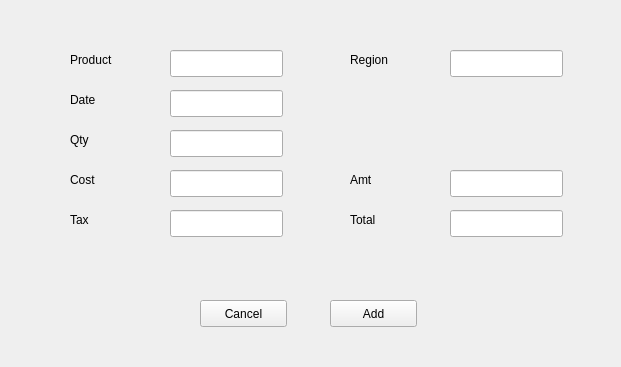
<?xml version="1.0" encoding="UTF-8"?>
<ui version="4.0">
 <class>Form</class>
 <widget class="QWidget" name="Form">
  <property name="geometry">
   <rect>
    <x>0</x>
    <y>0</y>
    <width>621</width>
    <height>367</height>
   </rect>
  </property>
  <property name="windowTitle">
   <string>Form</string>
  </property>
  <widget class="QPushButton" name="pushButton">
   <property name="geometry">
    <rect>
     <x>330</x>
     <y>300</y>
     <width>87</width>
     <height>27</height>
    </rect>
   </property>
   <property name="text">
    <string>Add</string>
   </property>
  </widget>
  <widget class="QPushButton" name="pushButton_2">
   <property name="geometry">
    <rect>
     <x>200</x>
     <y>300</y>
     <width>87</width>
     <height>27</height>
    </rect>
   </property>
   <property name="text">
    <string>Cancel</string>
   </property>
  </widget>
  <widget class="QLineEdit" name="lineEdit">
   <property name="geometry">
    <rect>
     <x>170</x>
     <y>50</y>
     <width>113</width>
     <height>27</height>
    </rect>
   </property>
   <property name="text">
    <string/>
   </property>
  </widget>
  <widget class="QLabel" name="label">
   <property name="geometry">
    <rect>
     <x>70</x>
     <y>50</y>
     <width>66</width>
     <height>19</height>
    </rect>
   </property>
   <property name="text">
    <string>Product</string>
   </property>
  </widget>
  <widget class="QLabel" name="label_2">
   <property name="geometry">
    <rect>
     <x>70</x>
     <y>90</y>
     <width>66</width>
     <height>19</height>
    </rect>
   </property>
   <property name="text">
    <string>Date</string>
   </property>
  </widget>
  <widget class="QLineEdit" name="lineEdit_2">
   <property name="geometry">
    <rect>
     <x>170</x>
     <y>90</y>
     <width>113</width>
     <height>27</height>
    </rect>
   </property>
   <property name="text">
    <string/>
   </property>
  </widget>
  <widget class="QLabel" name="label_3">
   <property name="geometry">
    <rect>
     <x>350</x>
     <y>50</y>
     <width>66</width>
     <height>19</height>
    </rect>
   </property>
   <property name="text">
    <string>Region</string>
   </property>
  </widget>
  <widget class="QLineEdit" name="lineEdit_3">
   <property name="geometry">
    <rect>
     <x>450</x>
     <y>50</y>
     <width>113</width>
     <height>27</height>
    </rect>
   </property>
   <property name="text">
    <string/>
   </property>
  </widget>
  <widget class="QLabel" name="label_4">
   <property name="geometry">
    <rect>
     <x>70</x>
     <y>130</y>
     <width>66</width>
     <height>19</height>
    </rect>
   </property>
   <property name="text">
    <string>Qty</string>
   </property>
  </widget>
  <widget class="QLineEdit" name="lineEdit_4">
   <property name="geometry">
    <rect>
     <x>170</x>
     <y>130</y>
     <width>113</width>
     <height>27</height>
    </rect>
   </property>
   <property name="text">
    <string/>
   </property>
  </widget>
  <widget class="QLabel" name="label_5">
   <property name="geometry">
    <rect>
     <x>70</x>
     <y>170</y>
     <width>66</width>
     <height>19</height>
    </rect>
   </property>
   <property name="text">
    <string>Cost</string>
   </property>
  </widget>
  <widget class="QLineEdit" name="lineEdit_5">
   <property name="geometry">
    <rect>
     <x>170</x>
     <y>170</y>
     <width>113</width>
     <height>27</height>
    </rect>
   </property>
   <property name="text">
    <string/>
   </property>
  </widget>
  <widget class="QLabel" name="label_6">
   <property name="geometry">
    <rect>
     <x>350</x>
     <y>170</y>
     <width>66</width>
     <height>19</height>
    </rect>
   </property>
   <property name="text">
    <string>Amt</string>
   </property>
  </widget>
  <widget class="QLineEdit" name="lineEdit_6">
   <property name="geometry">
    <rect>
     <x>450</x>
     <y>170</y>
     <width>113</width>
     <height>27</height>
    </rect>
   </property>
   <property name="text">
    <string/>
   </property>
  </widget>
  <widget class="QLabel" name="label_7">
   <property name="geometry">
    <rect>
     <x>70</x>
     <y>210</y>
     <width>66</width>
     <height>19</height>
    </rect>
   </property>
   <property name="text">
    <string>Tax</string>
   </property>
  </widget>
  <widget class="QLineEdit" name="lineEdit_7">
   <property name="geometry">
    <rect>
     <x>170</x>
     <y>210</y>
     <width>113</width>
     <height>27</height>
    </rect>
   </property>
   <property name="text">
    <string/>
   </property>
  </widget>
  <widget class="QLabel" name="label_8">
   <property name="geometry">
    <rect>
     <x>350</x>
     <y>210</y>
     <width>66</width>
     <height>19</height>
    </rect>
   </property>
   <property name="text">
    <string>Total</string>
   </property>
  </widget>
  <widget class="QLineEdit" name="lineEdit_8">
   <property name="geometry">
    <rect>
     <x>450</x>
     <y>210</y>
     <width>113</width>
     <height>27</height>
    </rect>
   </property>
   <property name="text">
    <string/>
   </property>
  </widget>
 </widget>
 <resources/>
 <connections/>
</ui>
